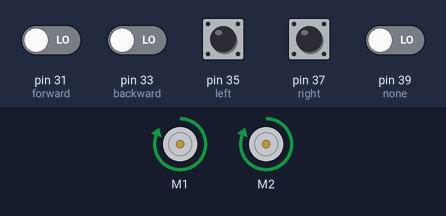
Recording of a sketch running on a simulated Arduino Mega 2560, built with avr-gcc and run on an emulated ATmega2560. Parts: 2 × DC motor (green arrow = forward, orange = backward, longer = faster). The test bench sets the inputs (shaded band); at power-on: pin 31 (forward), pin 33 (backward), pin 35 (left), pin 37 (right), pin 39 (none) LOW. What the sketch prints to the serial monitor is not drawn.

Above: at 1.7 s.
1.8 s: pin 33 (backward) driven HIGH
At 2.5 s:
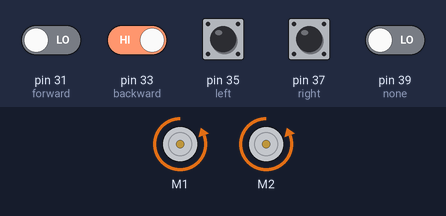
3.3 s: pin 31 (forward) driven HIGH
At 4.0 s:
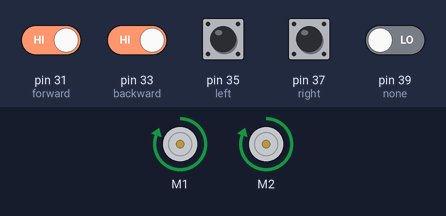
5.1 s: pin 31 (forward) driven LOW
At 6.6 s:
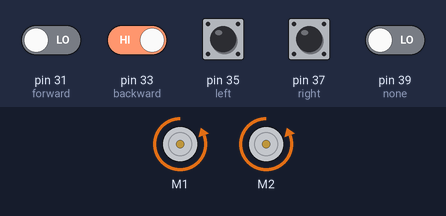
7.2 s: pin 33 (backward) driven LOW
8.7 s: pin 35 (left) pulled HIGH for 0.15 s
At 9.9 s:
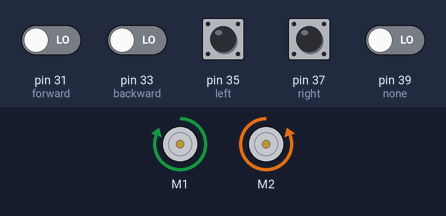
10.3 s: pin 37 (right) pulled HIGH for 0.15 s
At 11.3 s:
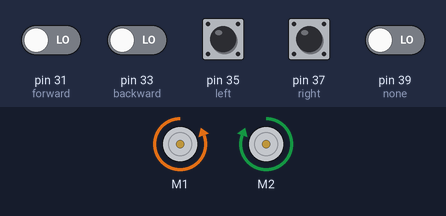
Timing chart, 0 to 12.9 s (numbered marks = the images above; inputs shaded):
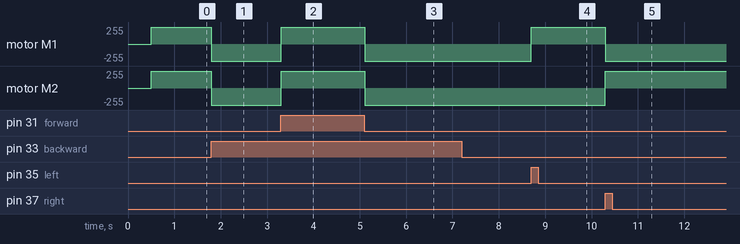

The sketch:

tomovetank.ino
```cpp
  #include <AFMotor.h>

  int URECHO = 21;         // PWM Output 0-25000US,Every 50US represent 1cm
  int URTRIG = 20; // PWM trigger pin

  int forward = 31;
  int backward = 33;
  int left = 35;
  int right = 37;
  int none = 39;


     // variable to store the value coming from the sensor

  AF_DCMotor motor1(1);
  AF_DCMotor motor2(2);
  void setup()
  {
    //Serial initialization
    Serial.begin(9600);                        // Sets the baud rate to 9600
    pinMode(URTRIG,OUTPUT);                    // A low pull on pin COMP/TRIG
    digitalWrite(URTRIG,HIGH);                 // Set to HIGH
    pinMode(URECHO, INPUT);  // Sending Enable PWM mode command

    pinMode(forward, INPUT);
    pinMode(backward, INPUT);
    pinMode(left, INPUT);
    pinMode(right, INPUT);
    delay(500);
    Serial.println("Sensor On");

    motor1.setSpeed(255);
    motor2.setSpeed(255);

    motor1.run(FORWARD);
     motor2.run(FORWARD);

   }
  void loop()
  {


    if(digitalRead(forward) == HIGH) {

      digitalWrite(backward, LOW);
      digitalWrite(left, LOW);
      digitalWrite(right, LOW);
      motor1.run(FORWARD);
      motor2.run(FORWARD);
      Serial.print("foward");
    }

    else if(digitalRead(backward) == HIGH) {

      digitalWrite(forward, LOW);
      digitalWrite(left, LOW);
      digitalWrite(right, LOW);
      motor1.run(BACKWARD);
      motor2.run(BACKWARD);
      Serial.print("backward");
    }

    else if(digitalRead(left) == HIGH) {

      digitalWrite(backward, LOW);
      digitalWrite(forward, LOW);
      digitalWrite(right, LOW);
      motor1.run(FORWARD);
      motor2.run(BACKWARD);
      Serial.print("left");
    }

    else if(digitalRead(right) == HIGH) {
      motor1.run(BACKWARD);
      motor2.run(FORWARD);
      Serial.print("right");
    }

    else if(digitalRead(none) == HIGH) {

      digitalWrite(forward, LOW);
      digitalWrite(backward, LOW);
      digitalWrite(left, LOW);
      motor1.run(RELEASE);
      motor2.run(RELEASE);
      Serial.print("none");
    }
  }
```

Measured:
- after the input at 1.8 s, motor M1, motor M2: forward 255/255 → backward 255/255 at once
- after the input at 3.3 s, motor M1, motor M2: backward 255/255 → forward 255/255 at once
- after the input at 5.1 s, motor M1, motor M2: forward 255/255 → backward 255/255 at once
- after the input at 7.2 s, every drawn part: stays the same
- after the input at 8.7 s, motor M1: backward 255/255 → forward 255/255 at once
- after the input at 10.3 s, motor M1: forward 255/255 → backward 255/255 at once; motor M2: backward 255/255 → forward 255/255 at once
